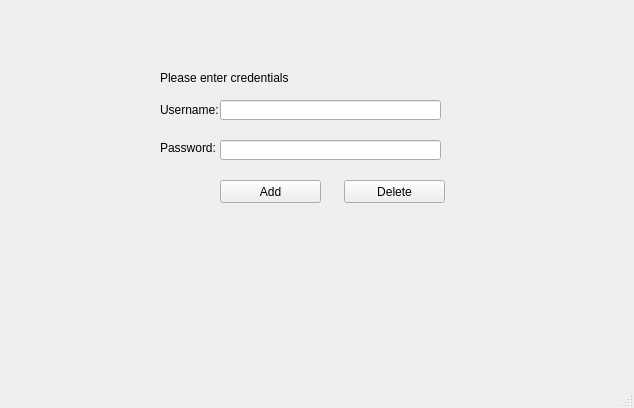
<?xml version="1.0" encoding="UTF-8"?>
<ui version="4.0">
 <class>verify</class>
 <widget class="QMainWindow" name="verify">
  <property name="geometry">
   <rect>
    <x>0</x>
    <y>0</y>
    <width>634</width>
    <height>408</height>
   </rect>
  </property>
  <property name="windowTitle">
   <string>MainWindow</string>
  </property>
  <widget class="QWidget" name="centralwidget">
   <widget class="QLabel" name="label">
    <property name="geometry">
     <rect>
      <x>160</x>
      <y>70</y>
      <width>201</width>
      <height>16</height>
     </rect>
    </property>
    <property name="text">
     <string>Please enter credentials</string>
    </property>
   </widget>
   <widget class="QPushButton" name="btn_add">
    <property name="geometry">
     <rect>
      <x>220</x>
      <y>180</y>
      <width>101</width>
      <height>23</height>
     </rect>
    </property>
    <property name="text">
     <string>Add</string>
    </property>
   </widget>
   <widget class="QLineEdit" name="new_username">
    <property name="geometry">
     <rect>
      <x>220</x>
      <y>100</y>
      <width>221</width>
      <height>20</height>
     </rect>
    </property>
    <property name="text">
     <string/>
    </property>
   </widget>
   <widget class="QLabel" name="label_2">
    <property name="geometry">
     <rect>
      <x>160</x>
      <y>100</y>
      <width>61</width>
      <height>20</height>
     </rect>
    </property>
    <property name="text">
     <string>Username:</string>
    </property>
   </widget>
   <widget class="QLabel" name="label_3">
    <property name="geometry">
     <rect>
      <x>160</x>
      <y>140</y>
      <width>71</width>
      <height>16</height>
     </rect>
    </property>
    <property name="text">
     <string>Password:</string>
    </property>
   </widget>
   <widget class="QLineEdit" name="new_password">
    <property name="geometry">
     <rect>
      <x>220</x>
      <y>140</y>
      <width>221</width>
      <height>20</height>
     </rect>
    </property>
   </widget>
   <widget class="QPushButton" name="btn_delete">
    <property name="geometry">
     <rect>
      <x>344</x>
      <y>180</y>
      <width>101</width>
      <height>23</height>
     </rect>
    </property>
    <property name="text">
     <string>Delete</string>
    </property>
   </widget>
  </widget>
  <widget class="QMenuBar" name="menubar">
   <property name="geometry">
    <rect>
     <x>0</x>
     <y>0</y>
     <width>634</width>
     <height>21</height>
    </rect>
   </property>
  </widget>
  <widget class="QStatusBar" name="statusbar"/>
 </widget>
 <resources/>
 <connections/>
</ui>
